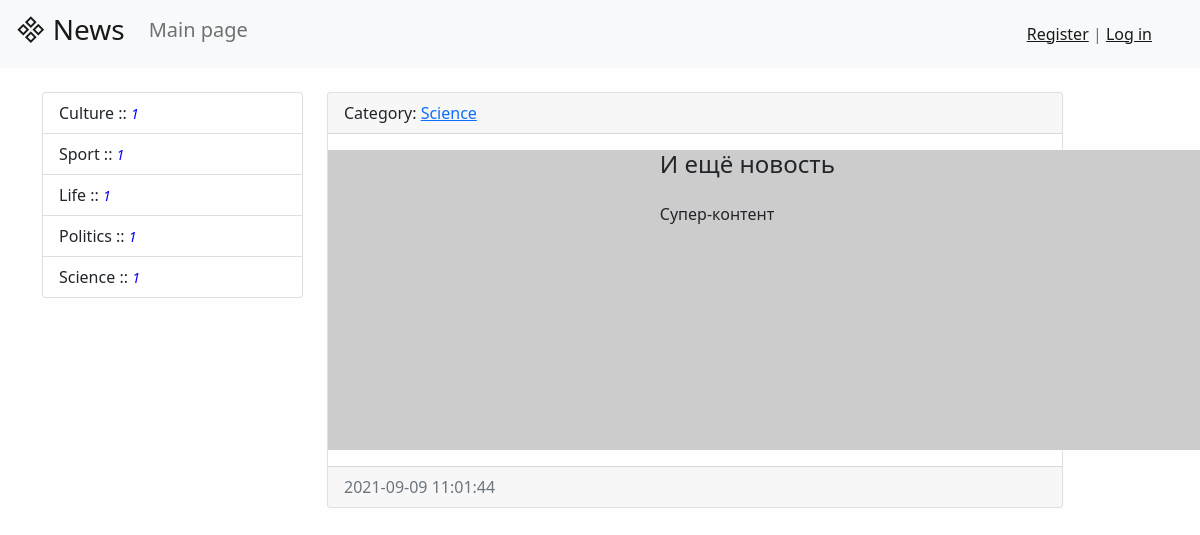
The page /news/5/ on the database as committed earlier.
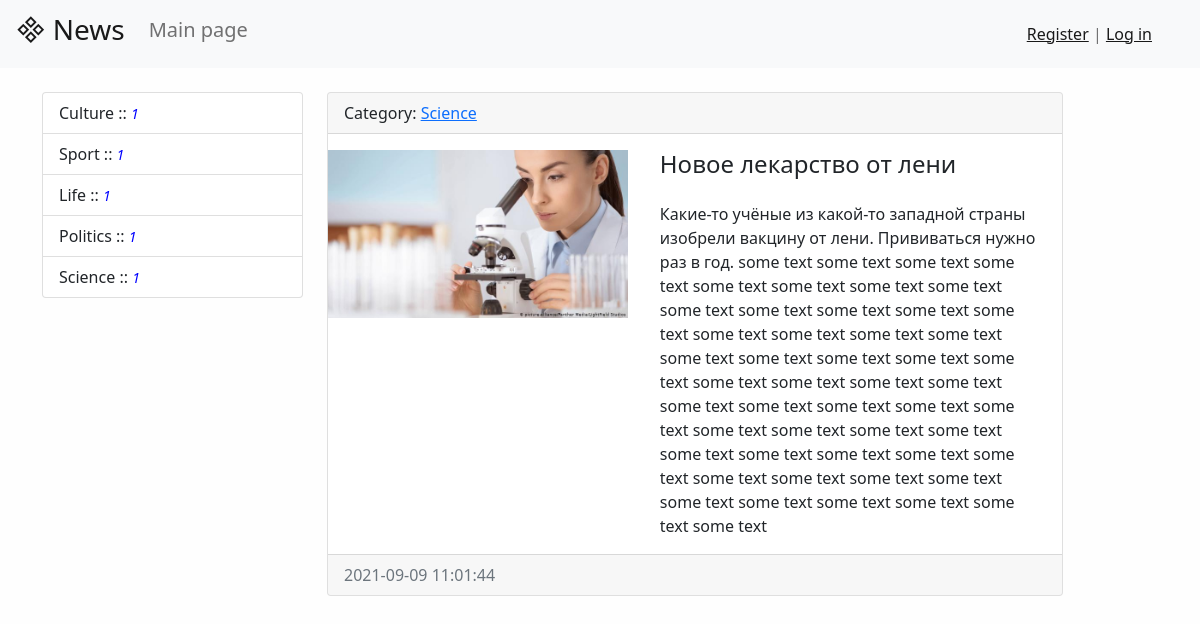
The same page on the database as committed later.
### news/models.py (models this page shows, shortened)
class News(models.Model):
    title = models.CharField(max_length=150, verbose_name='Article')
    content = models.TextField(blank=True, verbose_name='Content')
    created_at = models.DateTimeField(auto_now_add=True, verbose_name='Date')
    updated_at = models.DateTimeField(auto_now=True, verbose_name='Update Date')
    photo = models.ImageField(upload_to='photos/%Y/%m/%d', blank=True, verbose_name='Image')
    is_published = models.BooleanField(default=True, verbose_name='Published')
    category = models.ForeignKey('Category', on_delete=models.PROTECT, verbose_name='Category')
    views = models.IntegerField(default=0)
    class Meta:
        verbose_name = 'news'
        verbose_name_plural = 'news'
        ordering = ['-created_at']

class Category(models.Model):
    title = models.CharField(max_length=150, db_index=True, verbose_name='Category')
    def get_absolute_url(self):
        return reverse('category', kwargs={"category_id": self.pk})
    def __str__(self):
        return self.title
    class Meta:
        verbose_name = 'Category'
        verbose_name_plural = 'Categories'
        ordering = ['id']

### news/views.py (the view)
# urls.py: path('news/<int:pk>/', ViewNews.as_view(), name='view_news'),
class ViewNews(DetailView):
    model = News
    context_object_name = 'news_item'

### news/templatetags/news_tags.py (called while the page is built)
@register.inclusion_tag('news/list_categories.html')
def show_categories(arg1='Hello', arg2='world'):
    cats = Category.objects.annotate(cnt=Count('news', filter=F('news__is_published'))).filter(cnt__gt=0)
    return {'cats': cats, 'arg1': arg1, 'arg2': arg2}

### news/templates/news/news_detail.html (shortened to what this page needs)
{% extends 'base.html' %}
{% block sidebar %}
{% include 'inc/_sidebar.html' %}
{% endblock %}
{% block content %}
<div class="card mb-4">
    <div class="card-header">
        Category: <a href = "{{ news_item.category.get_absolute_url }}">{{ news_item.category }}</a>
    </div>
    <div class="row no-gutters">
        <div class="col-md-5">
            {% if news_item.photo %}
            <img src="{{ news_item.photo.url }}" alt="" width="300" class="mb-3 mt-3">
            {% else %}
            <img src="https://picsum.photos/id/1060/300/235/?blur=2" alt="" class="mb-3 mt-3">
            {% endif %}
        </div>
        <div class="col-md-7">
            <div class="card-body">
                <h4 class="card-title mb-4">{{ news_item.title }}</h4>
                <p class="card-text">{{ news_item.content|safe }}</p>
            </div>
        </div>
    </div>
    <div class="card-footer text-muted">
        {{ news_item.created_at|date:"Y-m-d H:i:s" }}
    </div>
</div>
{% endblock %}

Rows that differ between the two databases and show on the page:
changed News "Science": photo: picture added; title "И ещё новость" → "Новое лекарство от лени"; content "Супер-контент" → "Какие-то учёные из какой-то западной страны изобрели вакцину от лени. Прививаться нужно раз в год. some text some text some text some text some text some text some text some text some text some text some text some text some text some text some text some text some text some text some text some text some text some text some text some text some text some text some text some text some text some text some text some text some text some text some text some text some text some text some text some text some text some text some text some text some text some text some text some text some text some text"
